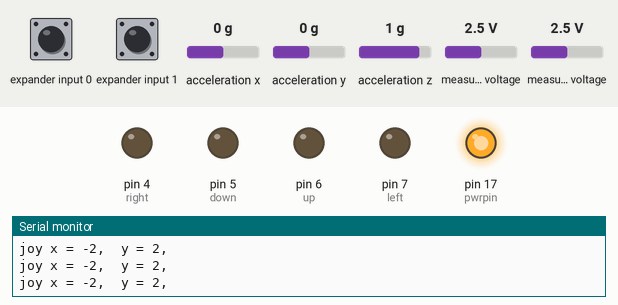
This sketch was run on a simulated Arduino Uno, built with avr-gcc and run on an emulated ATmega328P. On the bench: output pins drawn as LEDs (lit = HIGH), the last lines printed to the serial monitor. Wiring (inferred from the names in the program): Wii Nunchuk at I2C address 0x52. Inputs (shaded band) come from the test bench; at power-on: measured voltage 2.5 V, expander input 0 HIGH, expander input 1 HIGH, acceleration x 0 g, acceleration y 0 g, acceleration z 1 g.

Above: at 1.3 s.
1.4 s: measured voltage (sensor 201) set to 2.3 V
2.9 s: measured voltage (sensor 201) set to 2 V
At 3.6 s:
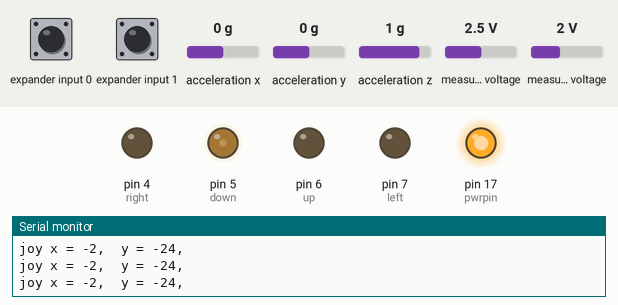
4.4 s: measured voltage (sensor 200) set to 1.5 V
5.9 s: measured voltage (sensor 200) set to 1.2 V
At 7.1 s:
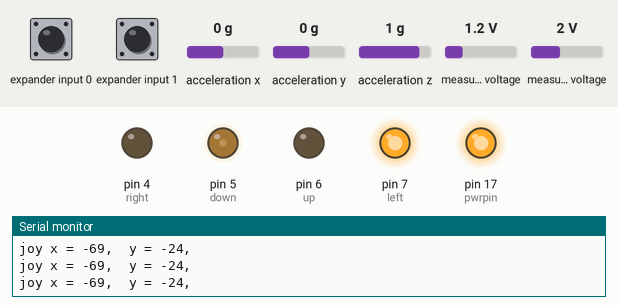
7.4 s: measured voltage (sensor 200) set to 3.8 V
At 8.4 s:
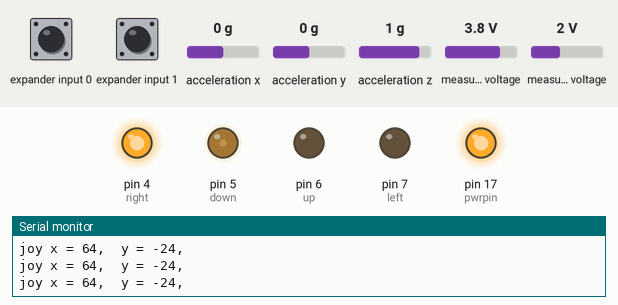
8.9 s: measured voltage (sensor 201) set to 2.5 V
At 9.7 s:
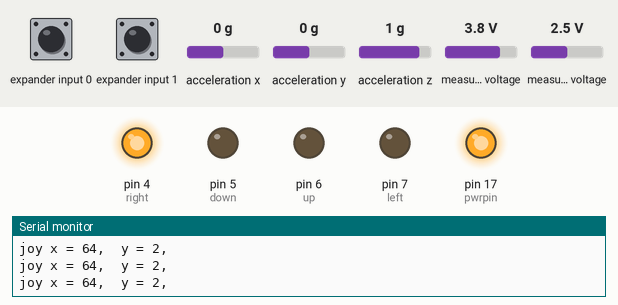
Timing chart, 0 to 11.4 s (numbered marks = the images above; inputs shaded):
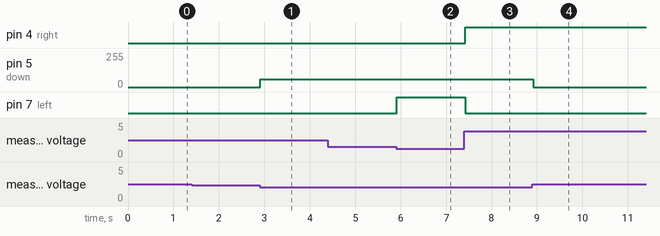

Measured:
- the behaviour switches between 2.2 and 2.1 V on measured voltage (sensor 201) (found by bisection; images 0 and 1)
- the behaviour switches between 1.4 and 1.3 V on measured voltage (sensor 200) (found by bisection; images 1 and 2)
- after the input at 2.9 s, pin 5 (down): 0/255 → 60/255 at once
- after the input at 5.9 s, pin 7 (left): LOW → HIGH at once
- after the input at 7.4 s, pin 4 (right): LOW → HIGH at once; pin 7 (left): HIGH → LOW at once
- after the input at 8.9 s, pin 5 (down): 60/255 → 0/255 at once

The sketch:

WiiBescorLanc.ino
```cpp
#include "WiiLancZoom.h"
#include "Wire.h"
#include "WiiChuck.h" // The library used by the Nunchuck
#include "avr/io.h"
#include "avr/wdt.h"

// Settings for wii pan and tilt
//************************************************************************************************
#define left 7  //Pin 11 controls left pan green
#define right 4 //Pin 8 controls right pan yellow
#define up 6   //Pin 10 controls up tilt black
#define down 5     //Pin 9 controls down tilt blue
//Black is Ground on 2.5 mm goes to GND
//Yellow is tip on 2.5mm and goes to lancPin 2
//Red is circle on 2.5 mm and goes to Vin

WiiChuck chuck = WiiChuck();

int varx = 0;  // The x-axis variable to store the value coming from the Nunchuck
int vary = 0;  // The y-axis variable to store the value coming from the Nunchuck
int absx = 0;  // The x-axis variable used to store the absolute value.
int absy = 0;  // The y-axis variable used to store the absolute value.
//************************************************************************************************

// Settings for wii zoom
//************************************************************************************************

#define lancPin 2
#define aPin 0
#define bitMicroSeconds 104
byte ledPinState = 1;

int commandCode = 0;
int counter=0;
WiiLancZoom lanc =WiiLancZoom();
//************************************************************************************************

void setup()
{
        //resetcleanup();
	Serial.println(" setup");
	Serial.begin(115200); // Opening the serial port
	TCCR2B = TCCR2B & 0b11111000 | 0x07;  //Adusting PWM frequencies for testing pins 11 and 3
	TCCR1B = TCCR1B & 0b11111000 | 0x05;  //Pins 9 and 10
	nunchuck_setpowerpins(); // use analog pins 2 & 3 as gnd & pwr (uncomment to use WiiChuck)
	chuck.begin();
	chuck.update();
	// define pin modes for tx, rx, led pins:
	pinMode(lancPin, INPUT);


}
static void resetcleanup(){
Serial.println(" Reset clean up ");
MCUSR &= ~_BV(WDRF);
WDTCSR |= _BV(WDCE) | _BV(WDE);
WDTCSR = 0;
}
//To power the WiiChuck Adapter
static void nunchuck_setpowerpins()
{
#define pwrpin PORTC3
#define gndpin PORTC2
	DDRC |= _BV(pwrpin) | _BV(gndpin);
	PORTC &=~ _BV(gndpin);
	PORTC |=  _BV(pwrpin);
	delay(100);  // wait for things to stabilize
}

void loop()  {

	chuck.update();  // The Nunchuck values update in the loop
	// 130 is the distance from 0 on the joystick
        Serial.print("joy x = ");
        Serial.print(chuck.readJoyX());
        Serial.print(",  y = ");
        Serial.print(chuck.readJoyY());
	Serial.print(", ");
       // varx = 125,
       // vary = 129,
       // if (chuck.readJoyX()==125&&chuck.readJoyY()==129){
        //  Serial.println(" Resetting cause something is wrong ");

       //       wdt_enable(WDTO_1S);
      //  }
	delay(10);
	if (chuck.buttonZ) {
		zoom(true);
	}else if (chuck.buttonC) {
		zoom(false);
	}
	else  {
		panTilt();

	}
}

void panTilt(){
	varx = chuck.readJoyX();  // nunchuk.analogX is the value of the x-axis
	vary = chuck.readJoyY();  // nunchuk.analogY is the value of the y-axis

	// The values used for speed
	absx = varx;
	absx = abs(absx);  // Convert the x-axis value to an absolute value
	absy = vary;
	absy = abs(absy);
	Serial.println();
	// Tilt based on the input from the joystick
	if (vary > 18)
	{

		analogWrite(up, absy * 2.5);
		digitalWrite(down, LOW);
	}

	else if (vary < -18)
	{

		analogWrite(down, absy * 2.5);
		digitalWrite(up, LOW);
	}

	// Stop tilt
	else
	{
		analogWrite(up, LOW);
		analogWrite(down, LOW);
	}

	// Pan based on the input from the joystick
	if (varx > 10)
	{

		analogWrite(right, absx * 2);
		digitalWrite(left, LOW);

	}

	else if (varx < -10)
	{
		analogWrite(left, absx * 2);
		digitalWrite(right, LOW);

	}

	// Stop pan
	else
	{
		analogWrite(right, LOW);
		analogWrite(left, LOW);
	}
}

void zoom(bool zoom){

	if(zoom){
                Serial.print(" , zoom out  ");
		commandCode=20;
	}else {
                Serial.print(" , zoom in  ");
		commandCode=6;
	}
	//commandCode=speeds[map(analogRead(aPin),0,1023,0,17)]; //The analog input returns from 0 to 1023, but our array is from 0 to 17. This converts the values.

	Serial.print(", commandCode= ");
	Serial.println(commandCode);

	if (commandCode == 99) return;  // If the pot is in the middle, send nothing.
	lanc.sendCode(40,commandCode);
	lanc.sendCode(40,commandCode);
	//delay(1000);

}
```
